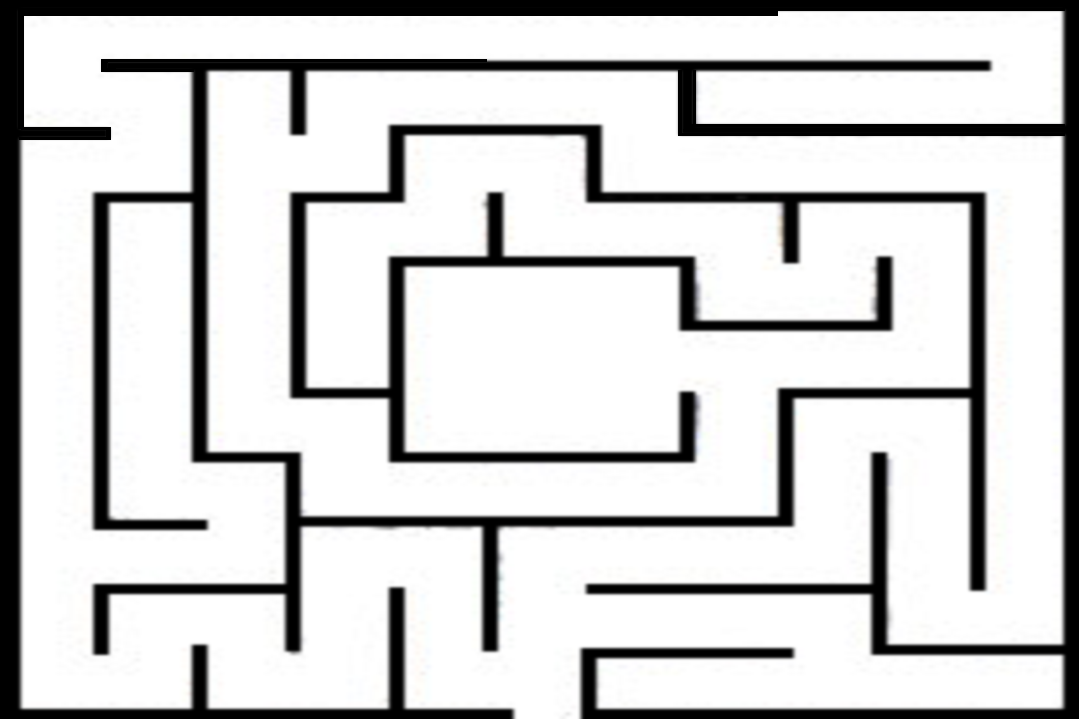
#> input picture data/1.png, 1079 x 719 px
$ python draw.py
#> lines starting #> are read from the running program, lines starting #| are printed output that depends on the picture
from PIL import Image, ImageDraw


def draw_menu(path):
    image = Image.open(path)
    size = image.size
    pix = image.load()
    sp = []
    for i in range(size[0]):
        for j in range(size[1]):
            sp.append([[i, j], pix[i, j]])
    return sp


def draw_rec_f(w_f, h_f, x, y, w, h, char):
    #mas = [['' for x in range(w_f)]for y in range(h_f)]
    mas = []
    for y1 in range(h + y):
        for x1 in range(w + x):
            if h + y >= y1 >= y and w + x >= x1 >= x:
                mas.append([y1, x1, char])
    return mas


#f = open("demofile2.txt", "w")
#f.write(str(draw_rec_f(1080, 720, 362, 283, 386, 90, '00416A')))
# f.close()

def draw_111(path, color=(255, 255, 255, 255)):
    sp = []
    image = Image.open(path)
    size = image.size
    pix = image.load()
    for i in range(size[0]):
        for j in range(size[1]):
            if pix[i, j] == color:
                sp.append([i, j])
    return sp
# rint(draw_menu('menu.png'))


def draw_1(path, color, new_image):
    sp = []
    image = Image.open(path)
    size = image.size
    pix = image.load()
    draw = ImageDraw.Draw(new_image)
    for i in range(size[0]):
        for j in range(size[1]):
            if pix[i, j] != color:
                sp.append([i*5, round(j*3.5)])
                #pix[i, j] = (255, 255, 255)
                draw.point((i, j), (0, 0, 0, 255))
    return sp

#with open('data/1.txt', 'w') as f:
#    f.write(str(draw_111('data/1.png', (0,0,0, 255))))
#print(draw_111('data/1.png', (0,0,0, 255)))

new_image = Image.open('data/1.png')
#> new_image is the input picture: PIL image 1079x719 RGBA; mean R, G, B, A 205.5, 205.6, 205.5, 255
draw_1('data/1.png', (255, 255, 255, 255), new_image)
#> after the loop in draw_1, `for i in range(size[0]):`: sp = 389292 items
new_image.save('2.png', 'PNG')
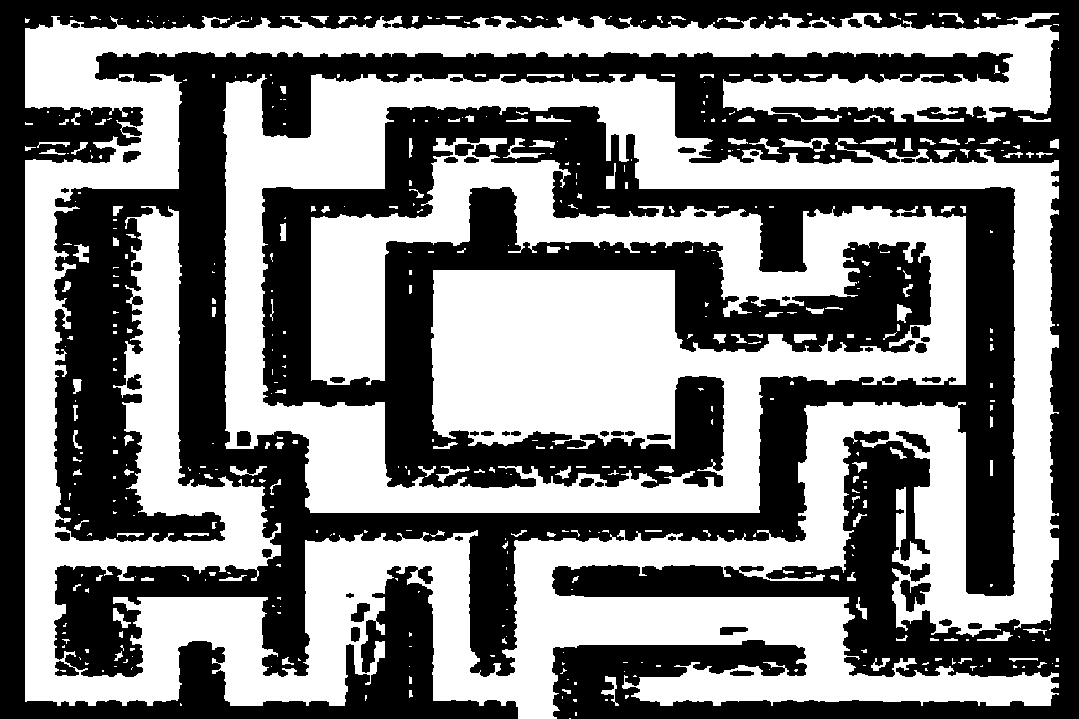
#> saved as 2.png: PIL image 1079x719 RGBA; mean R, G, B, A 127, 127, 127, 255
